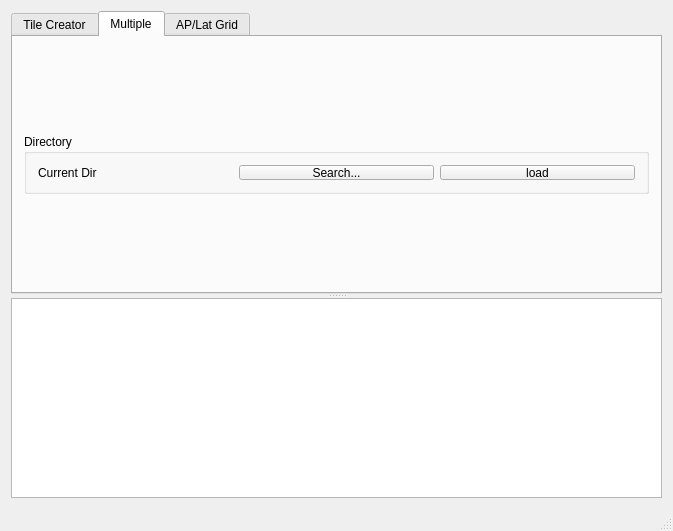
<?xml version="1.0" encoding="UTF-8"?>
<ui version="4.0">
 <class>MainWindow</class>
 <widget class="QMainWindow" name="MainWindow">
  <property name="geometry">
   <rect>
    <x>0</x>
    <y>0</y>
    <width>673</width>
    <height>531</height>
   </rect>
  </property>
  <property name="windowTitle">
   <string>MainWindow</string>
  </property>
  <widget class="QWidget" name="centralWidget">
   <layout class="QVBoxLayout" name="verticalLayout_3">
    <item>
     <widget class="QSplitter" name="splitter">
      <property name="orientation">
       <enum>Qt::Vertical</enum>
      </property>
      <widget class="QTabWidget" name="tabWidget">
       <property name="currentIndex">
        <number>1</number>
       </property>
       <widget class="QWidget" name="tabTileCreator">
        <attribute name="title">
         <string>Tile Creator</string>
        </attribute>
        <layout class="QVBoxLayout" name="verticalLayout">
         <item>
          <layout class="QGridLayout" name="gridLayout">
           <item row="0" column="0">
            <widget class="QLabel" name="labelImageSelected">
             <property name="text">
              <string>Image Selected</string>
             </property>
            </widget>
           </item>
           <item row="3" column="0">
            <widget class="QLabel" name="labelDimension">
             <property name="text">
              <string>Dimension of Tile</string>
             </property>
            </widget>
           </item>
           <item row="3" column="1">
            <widget class="QComboBox" name="comboBoxDimension">
             <property name="currentIndex">
              <number>4</number>
             </property>
             <item>
              <property name="text">
               <string>64</string>
              </property>
             </item>
             <item>
              <property name="text">
               <string>128</string>
              </property>
             </item>
             <item>
              <property name="text">
               <string>256</string>
              </property>
             </item>
             <item>
              <property name="text">
               <string>512</string>
              </property>
             </item>
             <item>
              <property name="text">
               <string>1024</string>
              </property>
             </item>
             <item>
              <property name="text">
               <string>2048</string>
              </property>
             </item>
             <item>
              <property name="text">
               <string>4096</string>
              </property>
             </item>
             <item>
              <property name="text">
               <string>8192</string>
              </property>
             </item>
            </widget>
           </item>
           <item row="4" column="0">
            <widget class="QLabel" name="labelOutputFormat">
             <property name="enabled">
              <bool>false</bool>
             </property>
             <property name="text">
              <string>Output File Format</string>
             </property>
            </widget>
           </item>
           <item row="4" column="1">
            <widget class="QComboBox" name="comboBoxFormat">
             <property name="enabled">
              <bool>false</bool>
             </property>
             <item>
              <property name="text">
               <string>png</string>
              </property>
             </item>
             <item>
              <property name="text">
               <string>jpg</string>
              </property>
             </item>
            </widget>
           </item>
           <item row="1" column="0">
            <widget class="QLabel" name="labelImageLoaded">
             <property name="text">
              <string>Image Loaded</string>
             </property>
            </widget>
           </item>
           <item row="0" column="3">
            <widget class="QPushButton" name="pushButtonSelectImage">
             <property name="text">
              <string>Select Image...</string>
             </property>
            </widget>
           </item>
           <item row="1" column="3">
            <widget class="QPushButton" name="pushButtonLoadImage">
             <property name="text">
              <string>Load Image</string>
             </property>
            </widget>
           </item>
           <item row="1" column="1" colspan="2">
            <widget class="QLabel" name="labelLoadedImage">
             <property name="text">
              <string>_</string>
             </property>
            </widget>
           </item>
           <item row="0" column="1" colspan="2">
            <widget class="QLabel" name="labelSelectedImage">
             <property name="text">
              <string>_</string>
             </property>
            </widget>
           </item>
           <item row="3" column="3">
            <widget class="QPushButton" name="pushButtonSplit">
             <property name="enabled">
              <bool>true</bool>
             </property>
             <property name="text">
              <string>Create Tiles</string>
             </property>
            </widget>
           </item>
          </layout>
         </item>
         <item>
          <widget class="QPushButton" name="pushButtonDisplay">
           <property name="text">
            <string>Run Demo 1</string>
           </property>
          </widget>
         </item>
         <item>
          <widget class="QPushButton" name="pushButtonOsteotomy">
           <property name="enabled">
            <bool>true</bool>
           </property>
           <property name="text">
            <string>Run Osteotomy Simulation</string>
           </property>
          </widget>
         </item>
         <item>
          <widget class="QPushButton" name="pushButtonGraphicsView">
           <property name="text">
            <string>GraphicsView Test</string>
           </property>
          </widget>
         </item>
         <item>
          <widget class="QPushButton" name="pushButton">
           <property name="text">
            <string> Triangle Test</string>
           </property>
          </widget>
         </item>
        </layout>
       </widget>
       <widget class="QWidget" name="tabMultiple">
        <attribute name="title">
         <string>Multiple</string>
        </attribute>
        <layout class="QVBoxLayout" name="verticalLayout_2">
         <item>
          <widget class="QGroupBox" name="groupBoxDir">
           <property name="maximumSize">
            <size>
             <width>16777215</width>
             <height>60</height>
            </size>
           </property>
           <property name="title">
            <string>Directory</string>
           </property>
           <layout class="QHBoxLayout" name="horizontalLayout">
            <item>
             <widget class="QLabel" name="labelCurrentDir">
              <property name="text">
               <string>Current Dir</string>
              </property>
             </widget>
            </item>
            <item>
             <widget class="QPushButton" name="pushButtonSearch">
              <property name="text">
               <string>Search...</string>
              </property>
             </widget>
            </item>
            <item>
             <widget class="QPushButton" name="pushButtonLoad">
              <property name="text">
               <string>load</string>
              </property>
             </widget>
            </item>
           </layout>
          </widget>
         </item>
        </layout>
       </widget>
       <widget class="QWidget" name="tabAPLAT">
        <attribute name="title">
         <string>AP/Lat Grid</string>
        </attribute>
        <layout class="QVBoxLayout" name="verticalLayout_4">
         <item>
          <widget class="QGroupBox" name="groupBox">
           <property name="title">
            <string>Image Selection</string>
           </property>
           <layout class="QGridLayout" name="gridLayout_2">
            <item row="0" column="0">
             <widget class="QLabel" name="labelAP">
              <property name="text">
               <string>AP</string>
              </property>
             </widget>
            </item>
            <item row="0" column="1">
             <widget class="QPushButton" name="pushButtonDemo2AP">
              <property name="text">
               <string>AP select</string>
              </property>
             </widget>
            </item>
            <item row="1" column="0">
             <widget class="QLabel" name="labelLAT">
              <property name="text">
               <string>LAT</string>
              </property>
             </widget>
            </item>
            <item row="1" column="1">
             <widget class="QPushButton" name="pushButtonDemo2LAT">
              <property name="text">
               <string>Lat Select</string>
              </property>
             </widget>
            </item>
           </layout>
          </widget>
         </item>
         <item>
          <widget class="QPushButton" name="pushButtonDemo2Run">
           <property name="text">
            <string>Run demo 2</string>
           </property>
          </widget>
         </item>
         <item>
          <spacer name="verticalSpacer">
           <property name="orientation">
            <enum>Qt::Vertical</enum>
           </property>
           <property name="sizeHint" stdset="0">
            <size>
             <width>20</width>
             <height>25</height>
            </size>
           </property>
          </spacer>
         </item>
        </layout>
       </widget>
      </widget>
      <widget class="QTextEdit" name="textEditLog">
       <property name="maximumSize">
        <size>
         <width>16777215</width>
         <height>200</height>
        </size>
       </property>
      </widget>
     </widget>
    </item>
   </layout>
  </widget>
  <widget class="QStatusBar" name="statusBar"/>
 </widget>
 <layoutdefault spacing="6" margin="11"/>
 <resources/>
 <connections/>
</ui>
